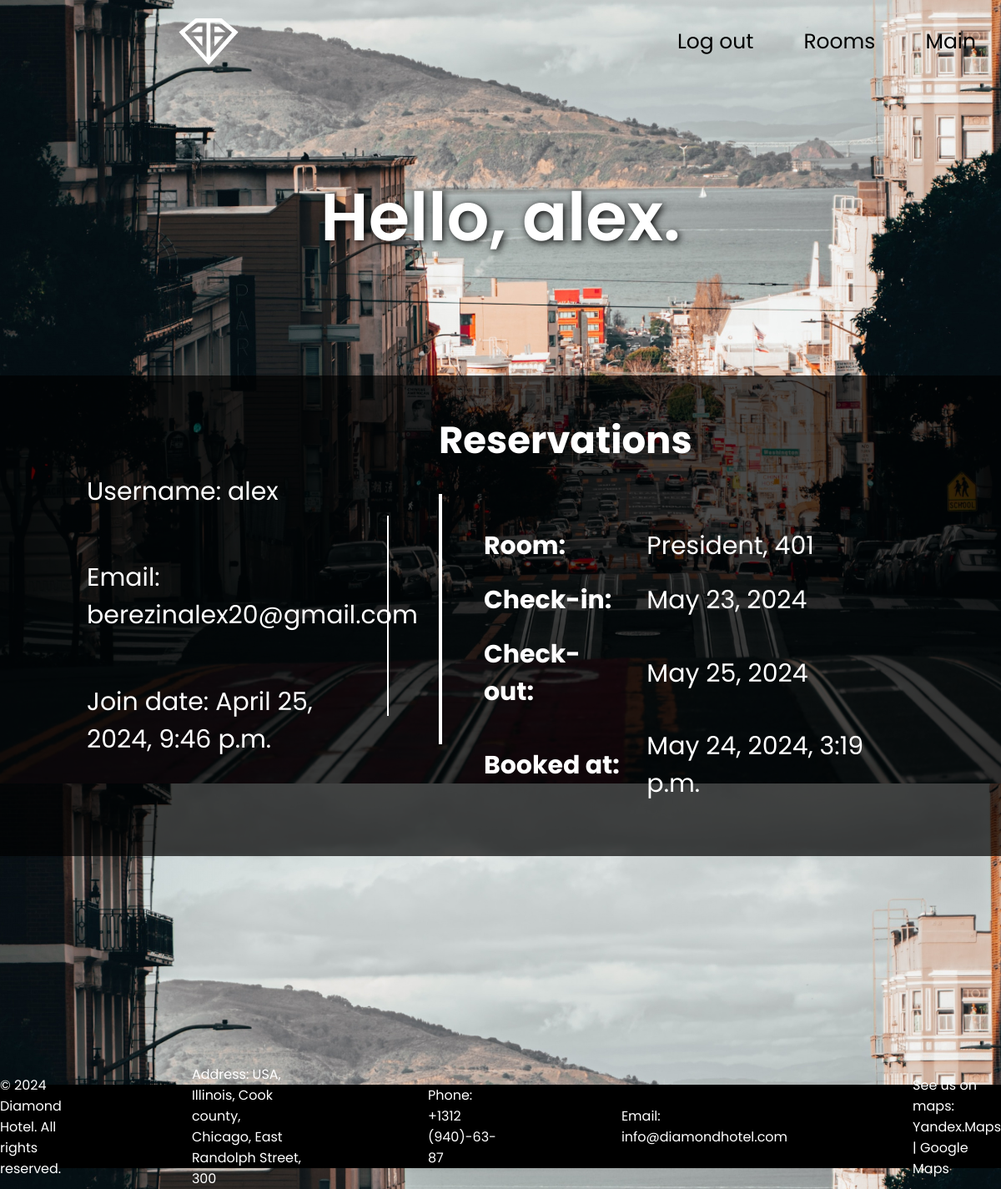
The page //profile/ (signed in) on the database its author committed.
### direct/models.py (models this page shows, shortened)
class Reservation(models.Model):
    guest = models.ForeignKey(User, on_delete=models.CASCADE)
    room = models.ForeignKey(Room, on_delete=models.CASCADE)
    check_in = models.DateField(default=timezone.now)
    check_out = models.DateField(default=timezone.now)
    created_at = models.DateTimeField(auto_now_add=True)
    updated_at = models.DateTimeField(auto_now=True)

class Room(models.Model):
    name = models.CharField(max_length=9)
    number = models.IntegerField()
    description = models.TextField()
    price = models.IntegerField()
    capacity = models.IntegerField()
    photo=models.ImageField(upload_to="static/images/rooms")
    is_available = models.BooleanField(default=True)
    def __str__(self):
        return self.name + ", " + str(self.number)
    class Meta:
        ordering=['-price']

### direct/views.py (the view)
# urls.py: path('profile/', views.profile, name='profile'),
@login_required
def profile(request):
    print(timezone.now())
    reservations = Reservation.objects.filter(guest=request.user)
    return render(request, 'profile.html', {'user': request.user, "reservations":reservations})

### direct/templates/profile.html (shortened to what this page needs)
<!DOCTYPE html>
{% load static %}
<html lang="en">
<head>
</head>
<body>
    <header id="header">
      <div class="logobox">
        <img id="logo" src="{% static 'images/diamond.png' %}" alt="">
      </div>
        <ul id="headerul" >
          {% if request.user.is_authenticated %}
          <li>
            <form id="sign_out" method="post" action="{% url 'signout' %}" novalidate>{% csrf_token %}<button type="submit" style="background-color: rgba(0, 0, 0, 0); border:none;">Log out</button></form>
          </li>
          {% endif %}
          <li><a href="{% url 'rooms' %}">Rooms</a></li>
          <li><a href="/">Main</a></li>
        </ul>
    </header>
    <div class="content">
        <p class="hello">Hello, {% if user.first_name and user.last_name %}{{ user.first_name }} {{ user.last_name }}{% else %}{{ user.username }}{% endif %}.</p>
        <div class="container">
            <div class="data-container">
                <div class="data">
                    <p>Username: {{ user.username }}</p>
                    <p>Email: {{ user.email }}</p>
                    <p>Join date: {{ user.date_joined }}</p>
                </div>
            </div>
            <div id="hr" style="height: 30vh; width: 2px; background-color: white; margin-left: 30px; margin-right: 30px;"></div>
            <div class="reservations-container">
                {% if reservations %}
                    <h2>Reservations</h2>
                    {% for reservation in reservations %}
                    <div class="res-box" style="display: flex; flex-direction:row; margin-top: 30px;">
                        <div id="hr" style="height: 300px; width: 4px; background-color: white; margin-right: 30px;"></div>
                        <div class="reservation">
                            <table style="border-spacing: 20px; height: 300px;">
                                <tbody>
                                    <tr scope="row">
                                        <td><h4>Room:</h4></td>
                                        <td>{{ reservation.room }}</td>
                                    </tr>
                                    <tr scope="row">
                                        <td><h4>Check-in:</h4></td>
                                        <td>{{ reservation.check_in }}</td>
                                    </tr>
                                    <tr scope="row">
                                        <td><h4>Check-out:</h4></td>
                                        <td>{{ reservation.check_out }}</td>
                                    </tr>
                                    <tr scope="row">
                                        <td><h4>Booked at:</h4></td>
                                        <td>{{ reservation.created_at }}</td>
                                    </tr>
                                </tbody>
                            </table>
                        </div>
                    </div>
                    {% endfor %}
                {% else %}
                You currently have no reservations.
                {% endif %}
            </div>
        </div>
    </div>
    <footer style="margin-bottom: 0px; position:absolute; margin-top: 500px; display:flex; justify-content: center; align-items:center; ">
        <div class="footer-inner" style="color:white; display:flex; justify-content: space-around; align-items:center; column-gap:150px;">
            <p>&copy; 2024 Diamond Hotel. All rights reserved.</p>
            <p>Address: USA, Illinois, Cook county, Chicago, East Randolph Street, 300</p>
            <p>Phone: +1312 (940)-63-87</p>
            <p>Email: info@diamondhotel.com</p>
            <p>See us on maps: <a href="https://yandex.ru/maps/-/CDfYRAOY">Yandex.Maps</a> | <a href="https://maps.app.goo.gl/ktJhHEDGhK79ksde9">Google Maps</a></p>
        </div>
    </footer>
</body>
</html>

### rows shown on the page
Reservation: room "President, 401", check_in "May 23, 2024", check_out "May 25, 2024", created_at "May 24, 2024, 3:19 p.m."

### other values the page prints
{{ user.username }} "alex"
{{ user.email }} "berezinalex20@gmail.com"
{{ user.date_joined }} "April 25, 2024, 9:46 p.m."
